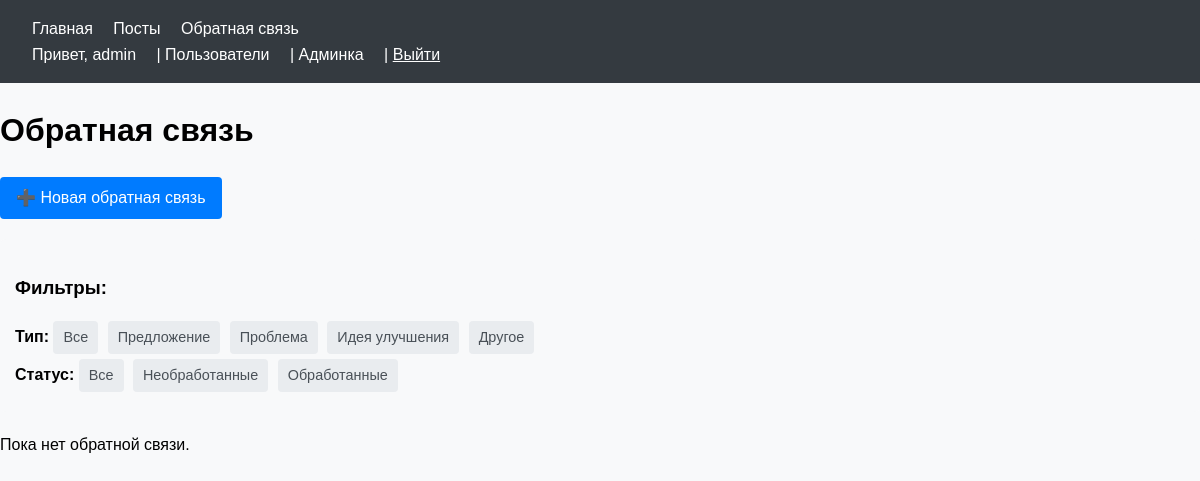
The app's page /feedback/ (signed in), older data.
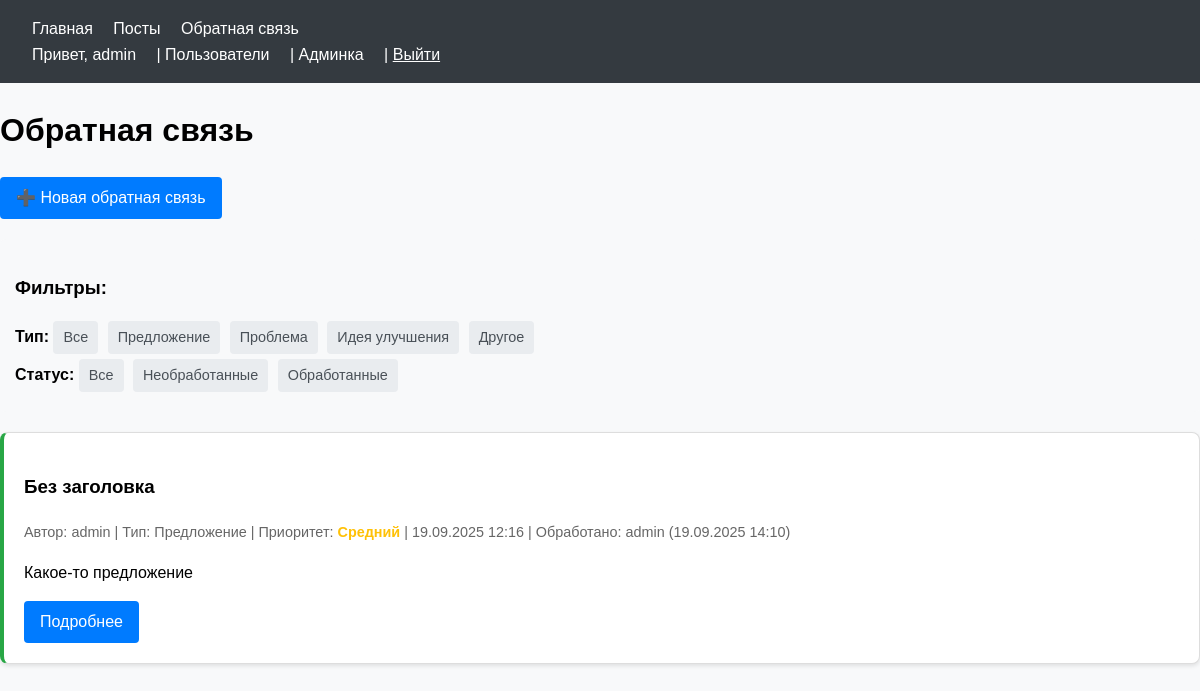
The same page, newer data.
### feedback/models.py (models this page shows, shortened)
class Feedback(models.Model):
    FEEDBACK_TYPES = [
        ('suggestion', 'Предложение'),
        ('problem', 'Проблема'),
        ('improvement', 'Идея улучшения'),
        ('other', 'Другое'),
    ]
    PRIORITY_LEVELS = [
        ('low', 'Низкий'),
        ('medium', 'Средний'),
        ('high', 'Высокий'),
    ]
    author = models.ForeignKey(
        settings.AUTH_USER_MODEL, on_delete=models.CASCADE)
    title = models.CharField('Заголовок', max_length=200,
                             default='Без заголовка')  # Добавим default
    content = models.TextField('Содержание обратной связи')
    feedback_type = models.CharField(
        'Тип обратной связи', max_length=20, choices=FEEDBACK_TYPES, default='suggestion')
    priority = models.CharField(
        'Приоритет', max_length=10, choices=PRIORITY_LEVELS, default='medium')
    created_at = models.DateTimeField(default=timezone.now)
    updated_at = models.DateTimeField(auto_now=True)
    is_processed = models.BooleanField('Обработано', default=False)
    processed_by = models.ForeignKey(settings.AUTH_USER_MODEL, on_delete=models.SET_NULL, null=True, blank=True,
                                     related_name='processed_feedbacks', verbose_name='Кем обработано')
    processed_at = models.DateTimeField(
        'Когда обработано', null=True, blank=True)
    response = models.TextField('Ответ на обратную связь', blank=True)
    class Meta:
        ordering = ['-created_at']
        verbose_name = 'обратная связь'
        verbose_name_plural = 'обратные связи'

### users/models.py (models this page shows, shortened)
class User(AbstractUser):
    skills = models.TextField('Сильные навыки', blank=True)
    position = models.CharField('Должность', max_length=100, blank=True)
    is_approved = models.BooleanField('Подтверждённый аккаунт', default=False)

### feedback/views.py (the view)
# urls.py: path('', views.feedback_list, name='feedback_list'),
@login_required
def feedback_list(request):
    if request.user.is_staff:
        feedbacks = Feedback.objects.all().order_by('-created_at')
    else:
        feedbacks = Feedback.objects.filter(
            author=request.user).order_by('-created_at')
    feedback_type = request.GET.get('type')
    if feedback_type:
        feedbacks = feedbacks.filter(feedback_type=feedback_type)
    status = request.GET.get('status')
    if status == 'processed':
        feedbacks = feedbacks.filter(is_processed=True)
    elif status == 'unprocessed':
        feedbacks = feedbacks.filter(is_processed=False)
    feedback_types = Feedback.FEEDBACK_TYPES
    return render(request, 'feedback/feedback_list.html', {
        'feedbacks': feedbacks,
        'current_type': feedback_type,
        'current_status': status,
        'feedback_types': feedback_types
    })

### feedback/templates/feedback/feedback_list.html (shortened to what this page needs)
{% extends 'base.html' %}
{% block content %}
  <h1>Обратная связь</h1>
  <div class="feedback-actions">
    <a href="{% url 'feedback_create' %}" class="btn">➕ Новая обратная связь</a>
    <div class="filters">
      <h3>Фильтры:</h3>
      <div>
        <strong>Тип:</strong>
        <a href="?"
          class="filter-btn">
          Все
        </a>
        {% for type_value, type_name in feedback_types %}
          <a href="?type={{ type_value }}"
            class="filter-btn">
            {{ type_name }}
          </a>
        {% endfor %}
      </div>
      <div>
        <strong>Статус:</strong>
        <a href="?"
          class="filter-btn">
          Все
        </a>
        <a href="?status=unprocessed"
          class="filter-btn">
          Необработанные
        </a>
        <a href="?status=processed"
          class="filter-btn">
          Обработанные
        </a>
      </div>
    </div>
  </div>
  {% for feedback in feedbacks %}
    <div class="feedback {% if feedback.is_processed %}
        processed
      {% else %}
        unprocessed
      {% endif %}">
      <h3>{{ feedback.title }}</h3>
      <p class="feedback-meta">
        Автор: {{ feedback.author.username }} | Тип: {{ feedback.get_feedback_type_display }} | Приоритет: <span class="priority-{{ feedback.priority }}">{{ feedback.get_priority_display }}</span> |
        {{ feedback.created_at|date:'d.m.Y H:i' }}
        {% if feedback.is_processed %}
          | Обработано: {{ feedback.processed_by.username }} ({{ feedback.processed_at|date:'d.m.Y H:i' }})
        {% endif %}
      </p>
      <p>{{ feedback.content|truncatewords:30 }}</p>
      <a href="{% url 'feedback_detail' feedback.id %}" class="btn">Подробнее</a>
    </div>
  {% empty %}
    <p>Пока нет обратной связи.</p>
  {% endfor %}
{% endblock %}

Row changes from the older to the newer data that the page shows:
added Feedback: title "Без заголовка", author.username "admin", feedback_type "Предложение", priority "Средний", created_at "19.09.2025 12:16", processed_by.username "admin", processed_at "19.09.2025 14:10", content "Какое-то предложение"
Text that changed along with them:
text no longer shown: "Пока нет обратной связи."
